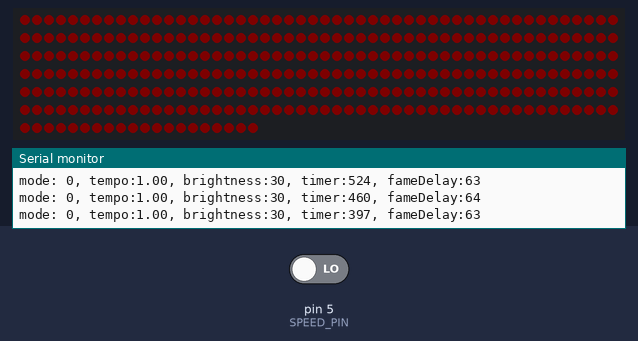
A sketch run on a simulated Arduino Uno, built with avr-gcc and run on an emulated ATmega328P. Parts: 320 RGB LEDs in strip order, left to right, continuing on the next row, the last lines printed to the serial monitor. Inputs (shaded band) come from the test bench; at power-on: pin 5 (SPEED_PIN) LOW. Dim RGB values are drawn brighter than linear.

Above: at 1.2 s.
1.3 s: pin 5 (SPEED_PIN) driven HIGH
At 3.63 s:
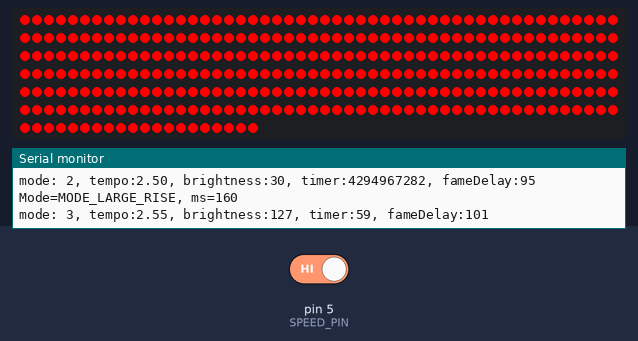

The sketch:

HeartBeat.ino
```cpp
#include <Adafruit_NeoPixel.h>
#ifdef __AVR__
#include <avr/power.h>
#endif

#include "FastLED.h"
FASTLED_USING_NAMESPACE

#define DATA_PIN 6
#define SPEED_PIN 5
#define SETTING_NUM_PIXELS 32*5*2

// Define the array of leds
CRGB leds[SETTING_NUM_PIXELS];

int mode;
static const int MODE_OFF = 0;
static const int MODE_SMALL_RISE = 1;
static const int MODE_WAIT = 2;
static const int MODE_LARGE_RISE = 3;

int brightness;
static const int SETTING_BRIGHTNESS_MIN = 30;
static const int SETTING_BRIGHTNESS_MAX = 255;

bool rising;
int changeRate;
float speed;
unsigned long lastLoop;

// Based heartbeat on this photo
// https://www.researchgate.net/profile/John_Irvine/publication/264837090/figure/fig9/AS:295933746139145@1447567511850/Figure-10-Aligned-heartbeats-from-high-stress-and-low-stress-tasks.png
unsigned long timer_mode_switch;
static const int TIMER_MODE_OFF = 800;
static const int TIMER_MODE_SMALL = 200;
static const int TIMER_MODE_WAIT = 200;
static const int TIMER_MODE_LARGE = 400;

void Reset()
{
    mode = MODE_OFF;
    brightness = 0;
    timer_mode_switch = millis();
    rising = true;
    speed = 1.0f;
}

void setup()
{
    FastLED.addLeds<NEOPIXEL, DATA_PIN>(leds, SETTING_NUM_PIXELS);
    Reset();

    pinMode(SPEED_PIN, INPUT);

    // initialize serial communication at 9600 bits per second:
    Serial.begin(9600);
}

void loop()
{
    if (digitalRead(SPEED_PIN) == HIGH) {
        speed += 0.05;
        // Serial.println("1 speed: " + String(speed));
    } else {
        speed -= 0.05;
        // Serial.println("0 speed: " + String(speed));
    }

    if (speed > 4.0f) {
        speed = 4.0f;
    } else if (speed < 1.0f) {
        speed = 1.0f;
    }

    HeartBeat(speed);
}

void HeartBeat(float tempo)
{
    unsigned long famedelay = millis() - lastLoop;
    lastLoop = millis();

    // Debug print
    Serial.print("mode: " + String(mode));
    Serial.print(", tempo:" + String(tempo));
    Serial.print(", brightness:" + String(brightness));
    // Serial.print(", changeRate:" + String(changeRate));
    // Serial.print(", rising:" + String(rising));
    Serial.print(", timer:" + String(timer_mode_switch - lastLoop));
    Serial.print(", fameDelay:" + String(famedelay));

    // Check the timer. If the timer has expired then move to the next state
    if (millis() > timer_mode_switch) {
        mode++;
        rising = true;
        brightness = 0;
        changeRate = 0;
        unsigned long modeDelay = 0;

        switch (mode) {
            default:
            case MODE_OFF:
                mode = MODE_OFF;
                modeDelay = (TIMER_MODE_OFF / tempo);
                Serial.print(" Mode=MODE_OFF, ms=" + String(modeDelay));
                break;
            case MODE_SMALL_RISE:
                modeDelay = (TIMER_MODE_SMALL / tempo);
                Serial.print(" Mode=MODE_SMALL_RISE, ms=" + String(modeDelay));
                changeRate = 255; // Small spike.
                break;
            case MODE_WAIT:
                modeDelay = (TIMER_MODE_WAIT / tempo);
                Serial.print(" Mode=MODE_WAIT, ms=" + String(modeDelay));
                break;
            case MODE_LARGE_RISE:
                modeDelay = (TIMER_MODE_LARGE / tempo);
                Serial.print(" Mode=MODE_LARGE_RISE, ms=" + String(modeDelay));
                // We take the entire range and divide it by 2... This give equal time to both the rise and fall.
                // Then we take the total time this sequence takes divided by the frame rate and we get the rate of change pre frame.
                changeRate = (255 * 2) / (TIMER_MODE_LARGE / famedelay);
                break;
        }

        timer_mode_switch = lastLoop + modeDelay;
    }

    Serial.println();

    // Based on mode, change the LEDs
    if (rising) {
        brightness += changeRate;
    } else {
        brightness -= changeRate;
    }

    // Check limits of brightness
    if (brightness > SETTING_BRIGHTNESS_MAX) {
        brightness = SETTING_BRIGHTNESS_MAX;
        rising = false;
    } else if (brightness < SETTING_BRIGHTNESS_MIN) {
        brightness = SETTING_BRIGHTNESS_MIN;
        rising = true;
    }

    for (int i = 0; i < SETTING_NUM_PIXELS; i++) {
        leds[i] = CHSV(0, 255, brightness);
    }
    FastLED.show();
}
```
